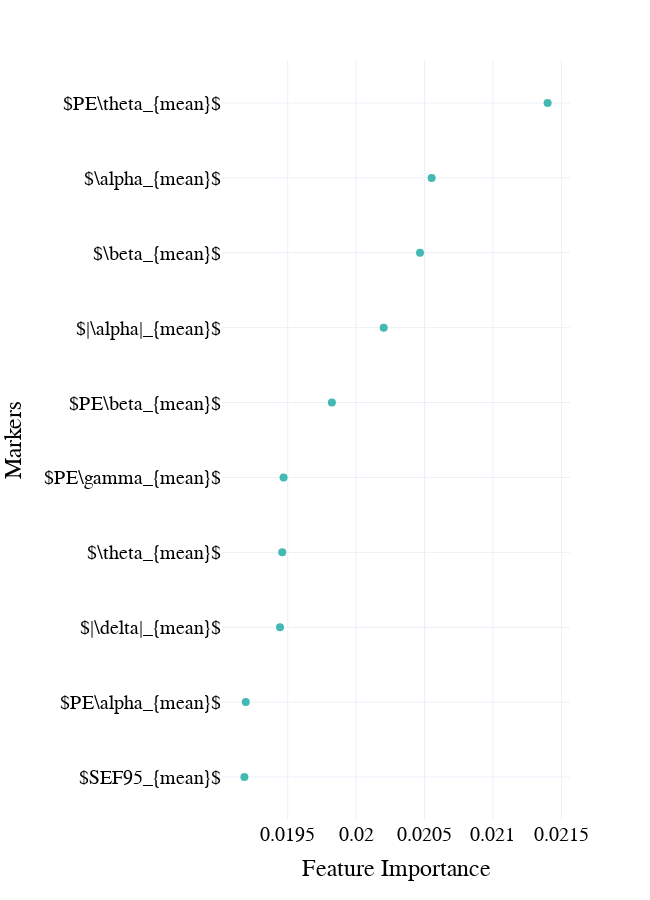

Source (notebook cell):
### Code cell
fig = px.scatter(feat_import_mw.sort_values(by = 'mean_importance').tail(10),x = 'mean_importance', y = 'features', template = "plotly_white",
                  color_discrete_sequence = [lblue],

                 category_orders = {'significant': ['p > 0.05','p < 0.05 uncorrected', 'p < 0.05 FDR corrected']}, 
                 labels = {'value':'Feature importance', 'features': 'Markers'}

                )

fig.update_traces(marker=dict(size = 8))

fig.update_layout(
    width=650,
    height=900,
#     autosize = True, 
    template = 'plotly_white',
        font=dict(
        family="Times new roman",
        size=20,
        color="black"
    ),
    xaxis = dict(
            visible=True,
            # range = [0.37,0.63], 
            tickfont = {"size": 20},
            title = 'Feature Importance'
        ),
    yaxis = dict(
        tickfont = {"size": 20},
        # autorange = False,    
        automargin = True,
        # range = [-1,len(feat_import_mw)],
        # dtick = 1
        ),
    showlegend=True, 

)

fig.show()
# pio.write_json(fig, 'Figs/univariate_roc_mw_segment.plotly')
fig.write_image('Figs/feat_importance_mw.png')
fig.write_image("Figs/feat_importance_mw.svg")

### Figure 1 — Plotly figure (JSON) as saved in the notebook; plotly's stock layout.template omitted (floating-point values rounded to 4 significant figures)
{"data": [{"hovertemplate": "mean_importance=%{x}<br>Markers=%{y}<extra></extra>", "legendgroup": "", "marker": {"color": "#42B9B2", "size": 8, "symbol": "circle"}, "mode": "markers", "name": "", "orientation": "h", "showlegend": false, "type": "scatter", "x": [0.01918, 0.01919, 0.01944, 0.01946, 0.01947, 0.01982, 0.0202, 0.02047, 0.02055, 0.0214], "xaxis": "x", "y": ["$SEF95_{mean}$", "$PE\\alpha_{mean}$", "$|\\delta|_{mean}$", "$\\theta_{mean}$", "$PE\\gamma_{mean}$", "$PE\\beta_{mean}$", "$|\\alpha|_{mean}$", "$\\beta_{mean}$", "$\\alpha_{mean}$", "$PE\\theta_{mean}$"], "yaxis": "y"}], "layout": {"font": {"color": "black", "family": "Times new roman", "size": 20}, "height": 900, "legend": {"tracegroupgap": 0}, "margin": {"t": 60}, "showlegend": true, "width": 650, "xaxis": {"anchor": "y", "domain": [0, 1], "tickfont": {"size": 20}, "title": {"text": "Feature Importance"}, "visible": true}, "yaxis": {"anchor": "x", "automargin": true, "domain": [0, 1], "tickfont": {"size": 20}, "title": {"text": "Markers"}}}}
